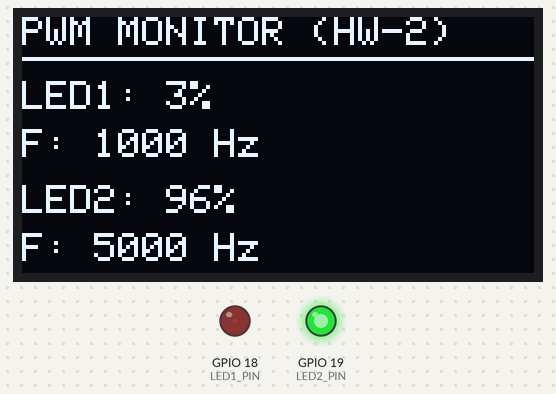
The program below on a simulated ESP32. Shown: 128×64 one-colour display, output pins drawn as LEDs (lit = HIGH).

Above: at 0.16 s.
At 1.98 s:
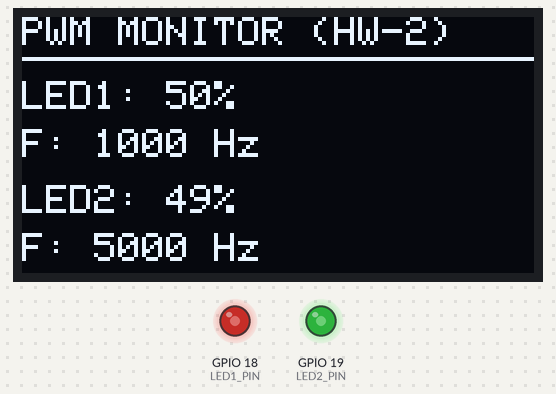
At 3.94 s:
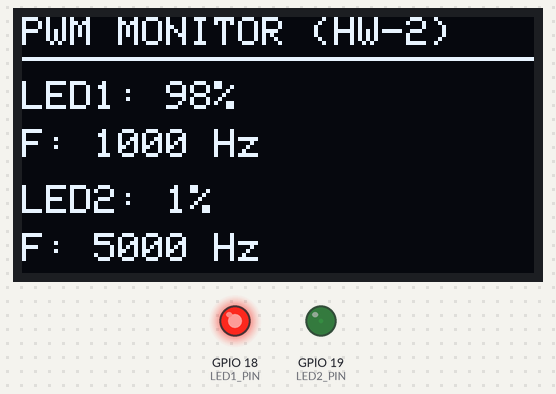
At 7.73 s:
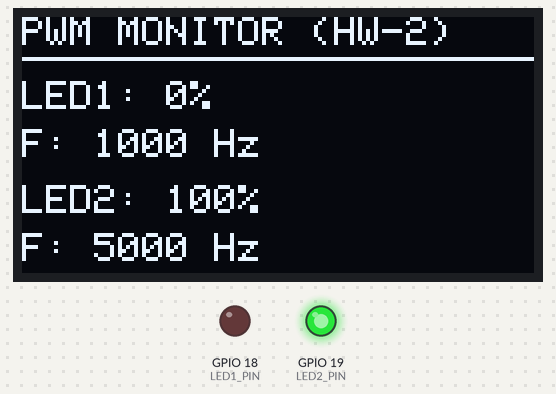
Timing chart, 0 to 40.0 s (numbered marks = the images above):
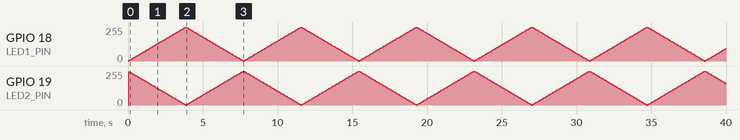

The program:

main.cpp
```cpp
#include <Arduino.h>
#include <Wire.h>
#include <Adafruit_GFX.h>
#include <Adafruit_SSD1306.h>

#define SCREEN_WIDTH 128
#define SCREEN_HEIGHT 64
#define OLED_RESET    -1
Adafruit_SSD1306 display(SCREEN_WIDTH, SCREEN_HEIGHT, &Wire, OLED_RESET);

const int LED1_PIN = 18;
const int LED2_PIN = 19;

const int FREQ_LED1 = 1000; // 1 kHz
const int FREQ_LED2 = 5000; // 5 kHz
const int RESOLUTION = 8;

int dutyCycle1 = 0;
int dutyCycle2 = 255;
int step1 = 5;
int step2 = -5;

void setup() {
  Serial.begin(115200);

  if(!display.begin(SSD1306_SWITCHCAPVCC, 0x3C)) {
    Serial.println(F("SSD1306 allocation failed"));
    for(;;);
  }
  display.clearDisplay();
  display.display();

  ledcAttach(LED1_PIN, FREQ_LED1, RESOLUTION);
  ledcAttach(LED2_PIN, FREQ_LED2, RESOLUTION);
}

void loop() {
  dutyCycle1 += step1;
  if (dutyCycle1 <= 0 || dutyCycle1 >= 255) {
    step1 = -step1;
  }

  dutyCycle2 += step2;
  if (dutyCycle2 <= 0 || dutyCycle2 >= 255) {
    step2 = -step2;
  }

  ledcWrite(LED1_PIN, dutyCycle1);
  ledcWrite(LED2_PIN, dutyCycle2);

  int percent1 = (dutyCycle1 * 100) / 255;
  int percent2 = (dutyCycle2 * 100) / 255;

  display.clearDisplay();
  display.setTextSize(1);
  display.setTextColor(SSD1306_WHITE);

  display.setCursor(0, 0);
  display.println(F("PWM MONITOR (HW-2)"));
  display.drawLine(0, 10, 128, 10, SSD1306_WHITE);

  display.setCursor(0, 16);
  display.print(F("LED1: "));
  display.print(percent1);
  display.println(F("%"));

  display.setCursor(0, 28);
  display.print(F("F: "));
  display.print(FREQ_LED1);
  display.println(F(" Hz"));

  display.setCursor(0, 42);
  display.print(F("LED2: "));
  display.print(percent2);
  display.println(F("%"));

  display.setCursor(0, 54);
  display.print(F("F: "));
  display.print(FREQ_LED2);
  display.println(F(" Hz"));

  display.display();

  delay(50);
}
```
